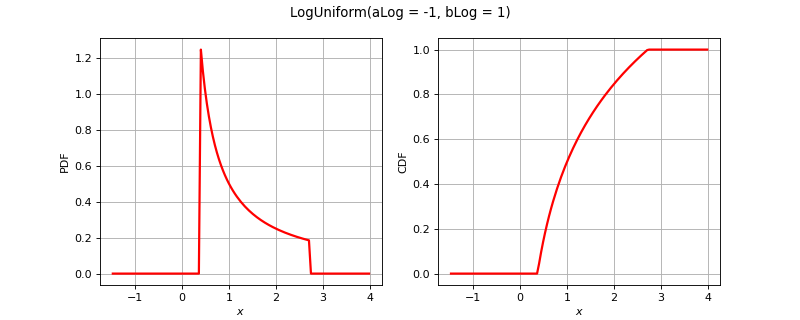

Recreate this plot in Python.
import openturns as ot
from matplotlib import pyplot as plt
from openturns.viewer import View
title = None
if ot.LogUniform().__class__.__name__ == 'Bernoulli':
    distribution = ot.Bernoulli(0.7)
elif ot.LogUniform().__class__.__name__ == 'Binomial':
    distribution = ot.Binomial(5, 0.2)
elif ot.LogUniform().__class__.__name__ == 'Hypergeometric':
    distribution = ot.Hypergeometric(10, 4, 7)
elif ot.LogUniform().__class__.__name__ == 'CumulativeDistributionNetwork':
    coll = [ot.Normal(2),ot.Dirichlet([0.5, 1.0, 1.5])]
    distribution = ot.CumulativeDistributionNetwork(coll, ot.BipartiteGraph([[0,1], [0,1]]))
elif ot.LogUniform().__class__.__name__ == 'Histogram':
    distribution = ot.Histogram([-1.0, 0.5, 1.0, 2.0], [0.45, 0.4, 0.15])
elif ot.LogUniform().__class__.__name__ == 'KernelMixture':
    kernel = ot.Uniform()
    sample = ot.Normal().getSample(5)
    bandwidth = [1.0]
    distribution = ot.KernelMixture(kernel, bandwidth, sample)
elif ot.LogUniform().__class__.__name__ == 'MaximumDistribution':
    coll = [ot.Uniform(2.5, 3.5), ot.LogUniform(1.0, 1.2), ot.Triangular(2.0, 3.0, 4.0)]
    distribution = ot.MaximumDistribution(coll)
elif ot.LogUniform().__class__.__name__ == 'Multinomial':
    distribution = ot.Multinomial(5, [0.2])
elif ot.LogUniform().__class__.__name__ == 'RandomMixture':
    coll = [ot.Triangular(0.0, 1.0, 5.0), ot.Uniform(-2.0, 2.0)]
    weights = [0.8, 0.2]
    cst = 3.0
    distribution = ot.RandomMixture(coll, weights, cst)
elif ot.LogUniform().__class__.__name__ == 'TruncatedDistribution':
    distribution = ot.TruncatedDistribution(ot.Normal(2.0, 1.5), 1.0, 4.0)
elif ot.LogUniform().__class__.__name__ == 'UserDefined':
    distribution = ot.UserDefined([[1.0], [2.0], [3.0]], [0.4, 0.5, 1.0])
elif ot.LogUniform().__class__.__name__ == 'ZipfMandelbrot':
    distribution = ot.ZipfMandelbrot(10, 2.5, 0.3)
elif ot.LogUniform().__class__.__name__ == 'Normal':
    cov = ot.CovarianceMatrix([[1.0, -0.5], [-0.5, 1.0]])
    distribution = ot.Normal([0.0, 0.0], cov)
    title = "Normal dist. with correlation coefficient {}".format(cov[0, 1])
else:
    distribution = ot.LogUniform()

dimension = distribution.getDimension()
if title is None:
    title = str(distribution)[:100].split('\n')[0]
if dimension == 1:
    distribution.setDescription(['$x$'])
    pdf_graph = distribution.drawPDF()
    cdf_graph = distribution.drawCDF()
    fig = plt.figure(figsize=(10, 4))
    pdf_axis = fig.add_subplot(121)
    cdf_axis = fig.add_subplot(122)
    View(pdf_graph, figure=fig, axes=[pdf_axis], add_legend=False)
    View(cdf_graph, figure=fig, axes=[cdf_axis], add_legend=False)
    fig.suptitle(title)
elif dimension == 2:
    grid = ot.GridLayout(1, 2)
    pdf_graph = distribution.drawPDF()
    pdf_graph.setLegends([''])
    cdf_graph = distribution.drawCDF()
    cdf_graph.setLegends([''])
    grid.setGraph(0, 0, pdf_graph)
    grid.setGraph(0, 1, cdf_graph)
    grid.setTitle(title)
    fig = View(grid).getFigure()
    fig.axes[0].set_title('PDF')
    fig.axes[1].set_title('CDF')
